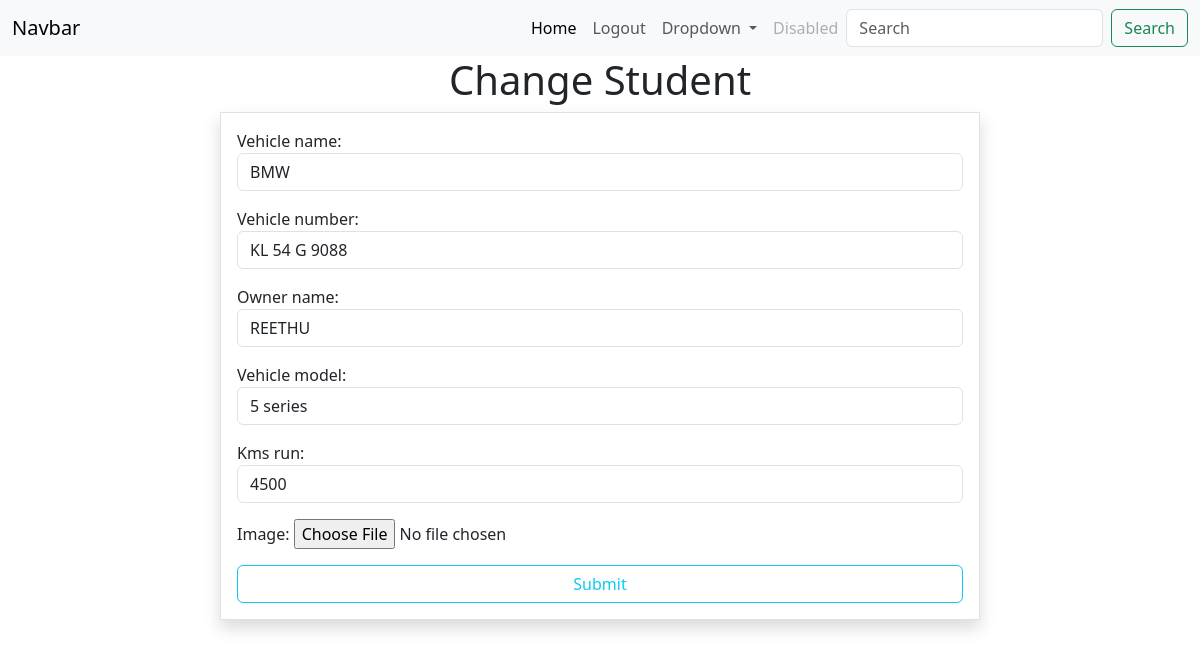
Screenshot of /olx/1/change/ with the database file from the repository.
### olxvehicle/models.py (models this page shows, shortened)
class OlxVehicle(models.Model):
    vehicle_name=models.CharField(max_length=200)
    vehicle_number=models.CharField(max_length=200)
    owner_name=models.CharField(max_length=200)
    vehicle_model=models.CharField(max_length=200)
    kms_run=models.PositiveIntegerField()
    image=models.ImageField(upload_to="images",null=True)

### olxvehicle/views.py (the view, shortened to what this page needs)
# urls.py: path('olx/<int:pk>/change/',OlxUpdateView.as_view(),name='olx-change'),
class OlxUpdateView(View):
    def get(self,request,*args,**kwargs):
         id=kwargs.get("pk")
         obj=OlxVehicle.objects.get(id=id)
         form=OlxChangeForm(instance=obj)
         return render(request,"olx_edit.html",{"form":form})

### olxvehicle/forms.py
class OlxChangeForm(forms.ModelForm):
    class Meta:
        model=OlxVehicle
        fields="__all__"
        widgets={
           "vehicle_name":forms.TextInput(attrs={"class":"form-control"}),
           "vehicle_number":forms.TextInput(attrs={"class":"form-control"}),
           "owner_name":forms.TextInput(attrs={"class":"form-control"}),
           "vehicle_model":forms.TextInput(attrs={"class":"form-control"}),
           "kms_run":forms.NumberInput(attrs={"class":"form-control"})
        }

### olxvehicle/templates/olx_edit.html (shortened to what this page needs)
{%extends 'base.html'%}
{%block body_block%}
  <div class="container">
    <h1 class="text-center">Change Student</h1>
        <div class="row">
            <div class="col-2"></div>
            <div class="col-8 p-3 border shadow">
                <form action="" method="post" enctype="multipart/form-data">
                    {{form.as_p}}
                    <input type="submit" class="btn btn-outline-info form-control">
                </form>
            </div>
            <div class="col-2"></div>
        </div>
   </div>
{%endblock%}

### rows the page displays
OlxVehicle: vehicle_name "BMW", vehicle_number "KL 54 G 9088", owner_name "REETHU", vehicle_model "5 series", kms_run "4500"
